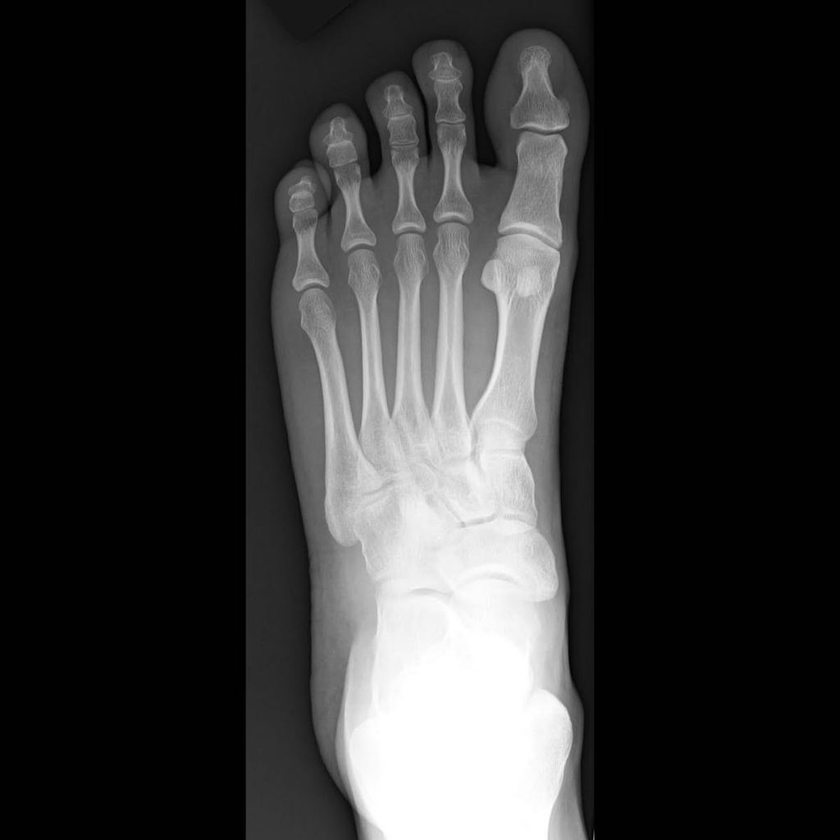
#> input picture images/1024 x 1024 (1).png, 840 x 840 px, shrunk from 1024 x 1024 before the run; its folder holds only this picture in this run
$ python DLSCM2.py
#> lines starting #> are read from the running program, lines starting #| are printed output that depends on the picture
#> further down, img is the input picture: shape (840, 840, 3); min 0, max 255, mean 52.8
import cv2
from skimage.measure import shannon_entropy
from hashlib import sha256
import numpy as np
import math
import time

def encrypt(img, key=None, q=None, u=None, w=None):
    try:
       rows,cols,ch=img.shape
#> rows = 840; cols = 840; ch = 3
    except:
       rows,cols=img.shape
    x=[]
    y=[]
    z=[]
    if key:
        key = sha256(key).digest()[:12]
        q = [key[0]/key[1], key[2]/key[3], key[4]/key[5], key[6]/key[7]]
        u=float(key[8]/key[9])
        w=float(key[10]/key[11])
    else:
        if not q:
            q=[0.85,0.96,0.99,0.88]
        if not u:
            u = float(0.8)
        if not w:
            w = float(0.9)
    x.append(u)
    y.append(w)
    for count in range(0,4):
        r=q[count]
        ctr = 0
        for i in range(0,rows):
            for j in range(0,cols):
                x.append(math.sin(math.pi*(4*r*x[ctr]*(1-x[ctr])+(1-r)*math.sin(math.pi*y[ctr]))))
                y.append(math.sin(math.pi*(4*r*y[ctr]*(1-y[ctr])+(1-r)*math.sin(math.pi*x[ctr+1]))))
                ctr=ctr+1
    A=np.reshape(x[0:ctr],[rows,cols])
    F=np.reshape(y[0:ctr],[rows,cols])
    x.insert(0,x[ctr])
    y.insert(0,y[ctr])
    O=np.argsort(A,axis=0)
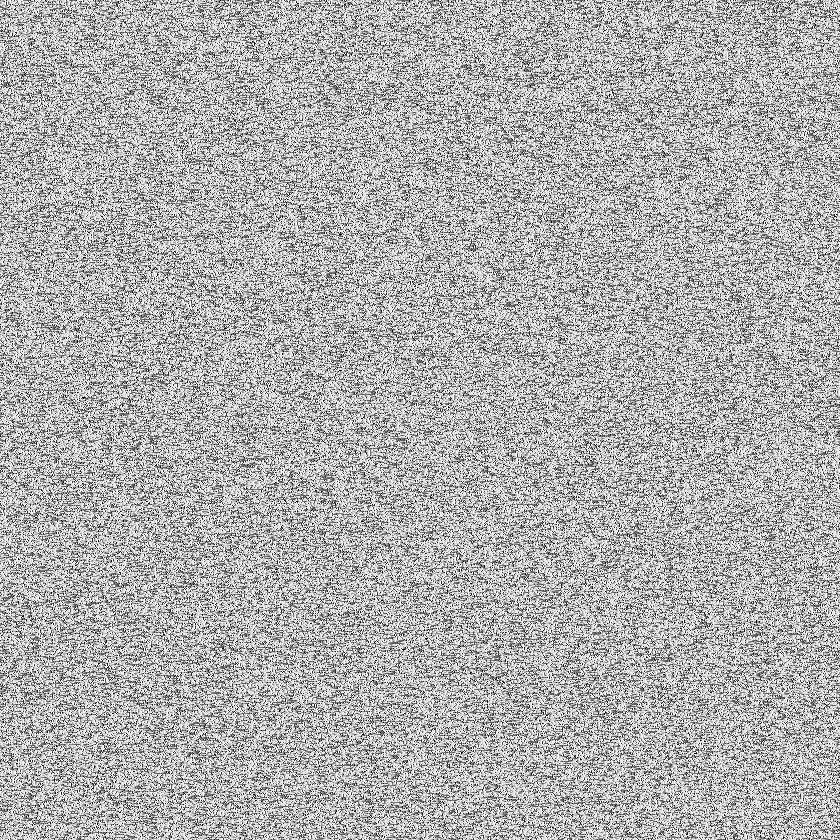
#> A: shape (840, 840) float64; min 1.28e-05, max 1, mean 0.684
    t=np.zeros((rows,cols))
    po = 8
    key =256
    c=np.zeros((rows,cols))

    for a in range(rows):
        for b in range(cols):
            t[a][b] = img[a][b][0]

    for i in range(0,rows):
        if ( i == 0):
            c[i,:] = ((t[0,:]+t[rows-1,:]+t[rows-2,:]+F[:,i]*pow(2,po))%key)
        elif ( i == 1):
            c[i,:] = ((t[1,:]+c[0,:]+t[rows-1,:]+F[:,i]*pow(2,po))%key)
        else:
            c[i,:] = ((t[i,:]+c[i-1,:]+c[i-2,:]+F[:,i]*pow(2,po))%key)
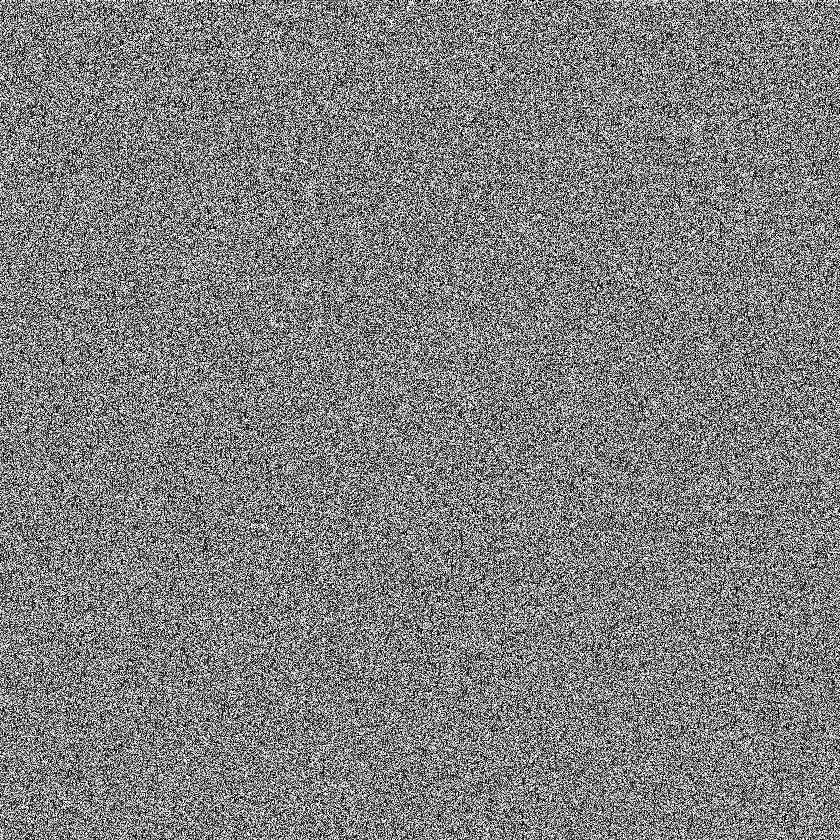
#> c: shape (840, 840) float64; min 0.000465, max 256, mean 128; drawn with min black and max white

    for i in range(0,cols):
        if ( i == 0):
            c[:,i] = ((t[:,0]+t[:,cols-1]+t[:,cols-2]+F[:,i]*pow(2,po))%key)
        elif ( i == 1):
            c[:,i] = ((t[:,1]+c[:,0]+t[:,cols-1]+F[:,i]*pow(2,po))%key)
        else:
            c[:,i] = ((t[:,i]+c[:,i-1]+c[:,i-2]+F[:,i]*pow(2,po))%key)
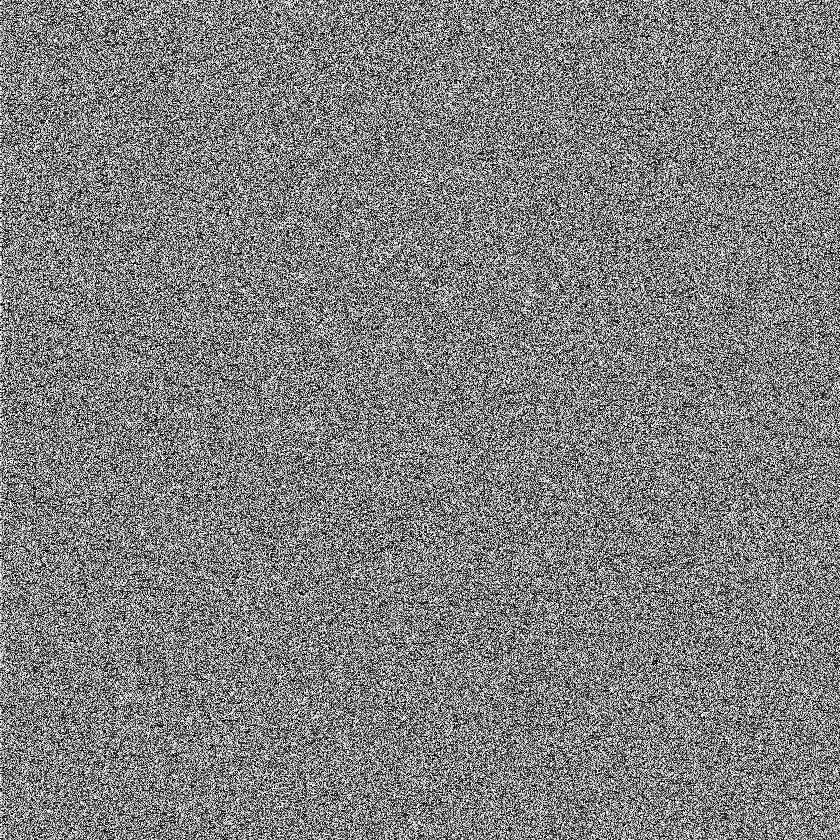
#> c: shape (840, 840) float64; min 0.000786, max 256, mean 128.1; drawn with min black and max white

    return c

# [52 lines left out: function decrypt, not called in this run]

if __name__=='__main__':
    import os
    for i in os.listdir('images'):
        img = cv2.imread('images/'+i)
        enc = encrypt(img, b'password')
        cv2.imwrite('encrypted/2dlscm/'+i, enc)

$ run again, on images/8.bmp
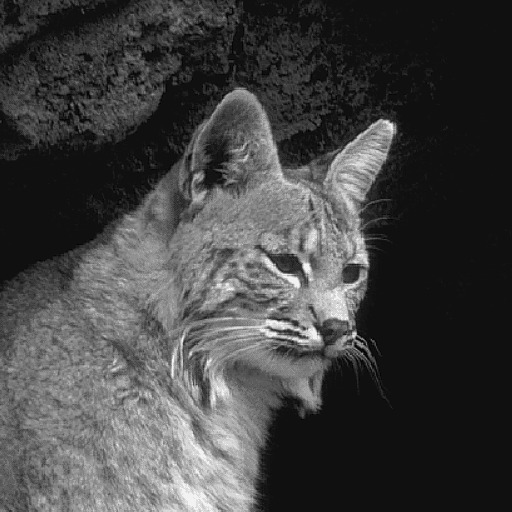
#> input picture images/8.bmp, 512 x 512 px
#> img is the input picture: shape (512, 512, 3); min 0, max 253, mean 66.9
#> after the loop in encrypt, `for i in range(0,rows):`:
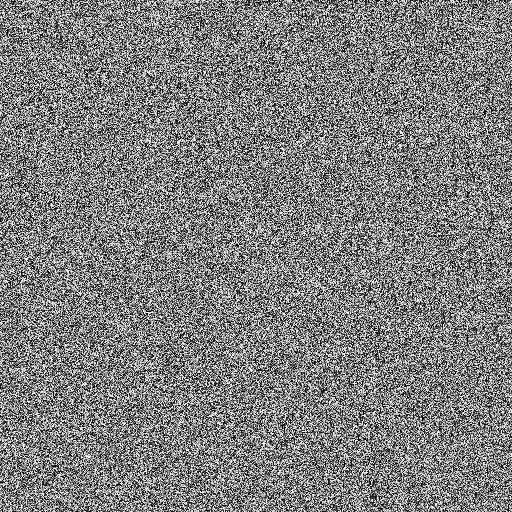
#> c: shape (512, 512) float64; min 0.000132, max 256, mean 127.9; drawn with min black and max white
#> after the loop in encrypt, `for i in range(0,cols):`:
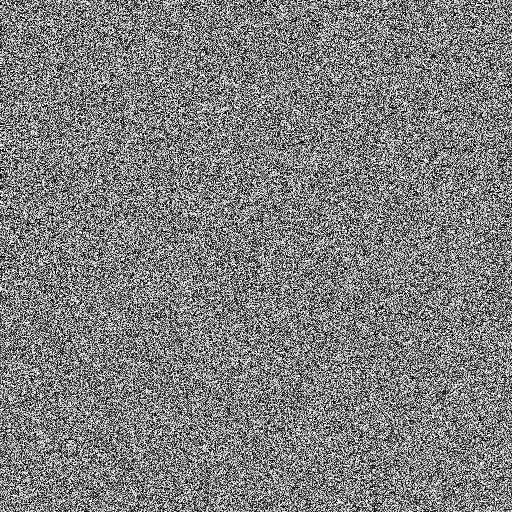
#> c: shape (512, 512) float64; min 3.64e-05, max 256, mean 127.7; drawn with min black and max white

$ run again, on images/airplaneU2.bmp
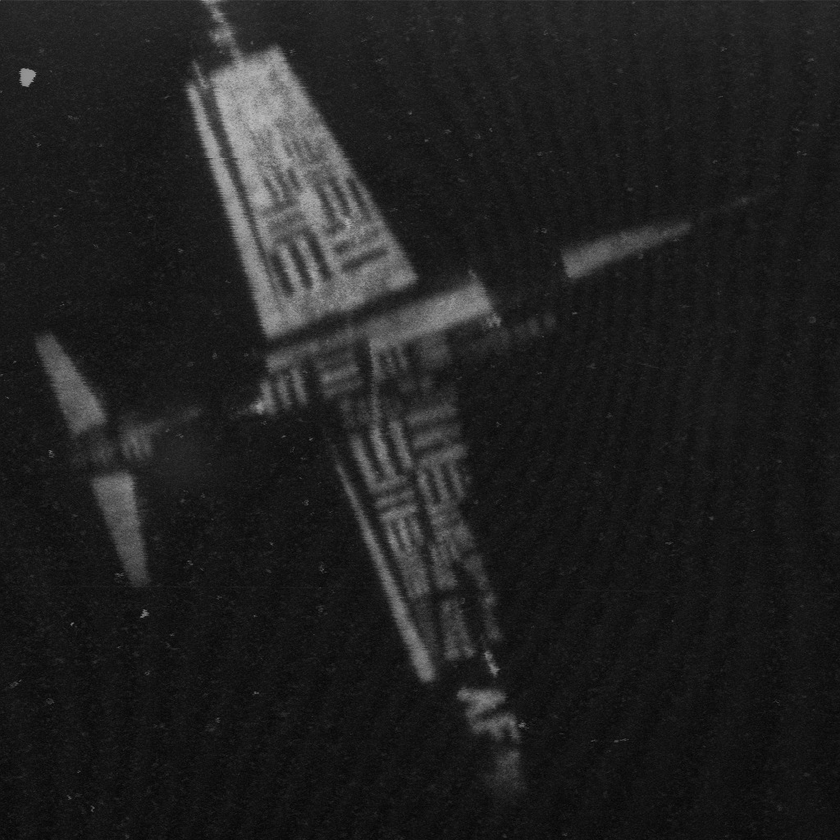
#> input picture images/airplaneU2.bmp, 840 x 840 px, shrunk from 1024 x 1024 before the run
#> img is the input picture: shape (840, 840, 3); min 2, max 191, mean 32.5
#> after the loop in encrypt, `for i in range(0,rows):`:
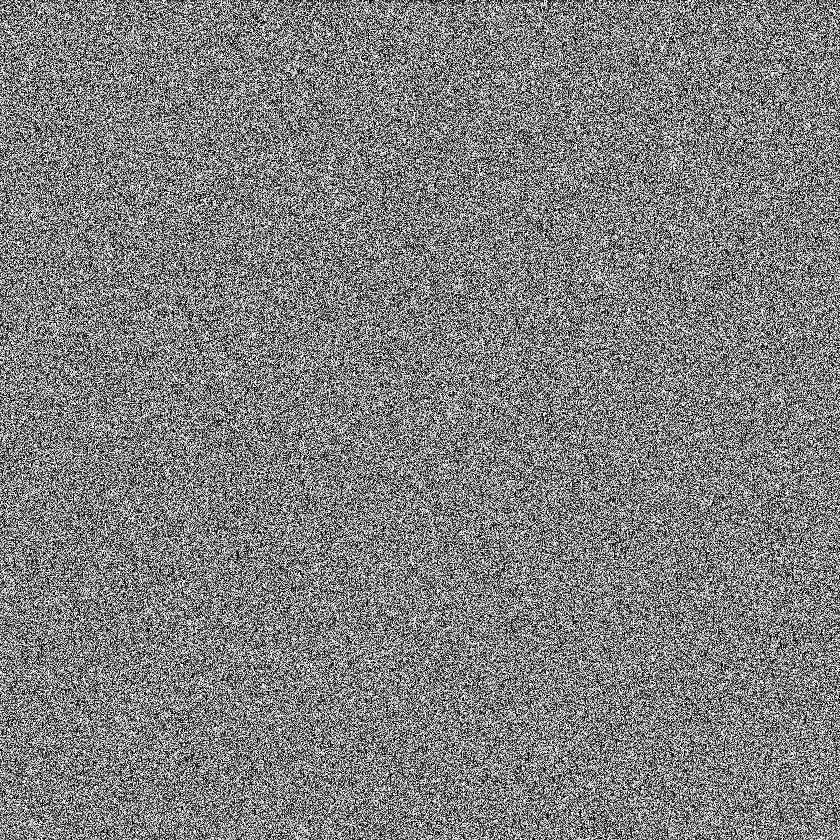
#> c: shape (840, 840) float64; min 4.73e-05, max 256, mean 128; drawn with min black and max white
#> after the loop in encrypt, `for i in range(0,cols):`:
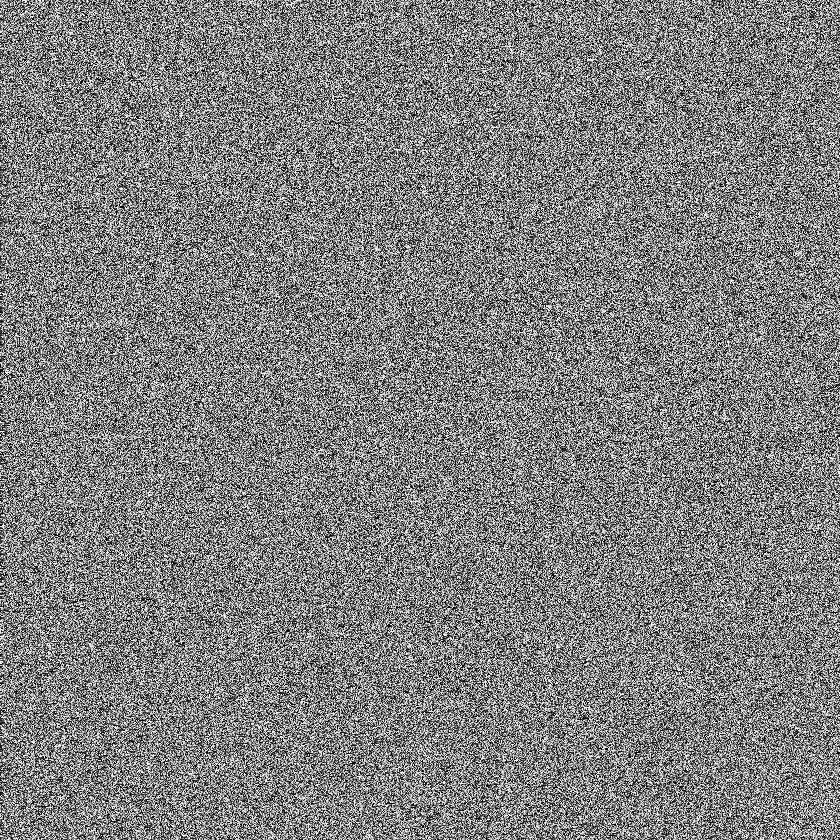
#> c: shape (840, 840) float64; min 0.000765, max 256, mean 128.1; drawn with min black and max white

$ run again, on images/child.bmp
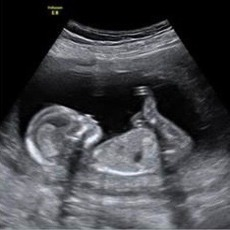
#> input picture images/child.bmp, 230 x 230 px
#> img is the input picture: shape (230, 230, 3); mean B, G, R 71.6, 67.9, 67.2
#> after the loop in encrypt, `for i in range(0,rows):`:
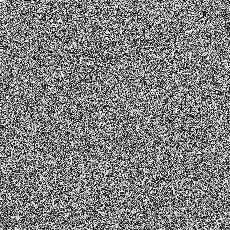
#> c: shape (230, 230) float64; min 0.00286, max 256, mean 128.1; drawn with min black and max white
#> after the loop in encrypt, `for i in range(0,cols):`:
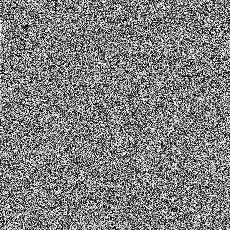
#> c: shape (230, 230) float64; min 0.000279, max 256, mean 128.6; drawn with min black and max white

$ run again, on images/1024 x 1024 (2).png
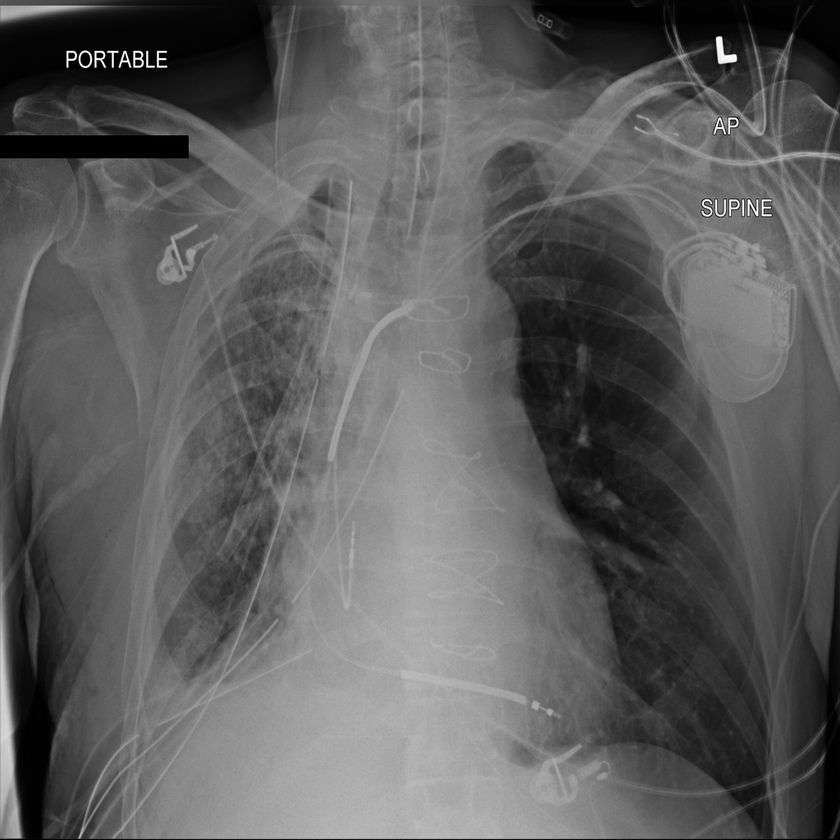
#> input picture images/1024 x 1024 (2).png, 840 x 840 px, shrunk from 1024 x 1024 before the run
#> img is the input picture: shape (840, 840, 3); min 0, max 255, mean 93.6
#> after the loop in encrypt, `for i in range(0,rows):`:
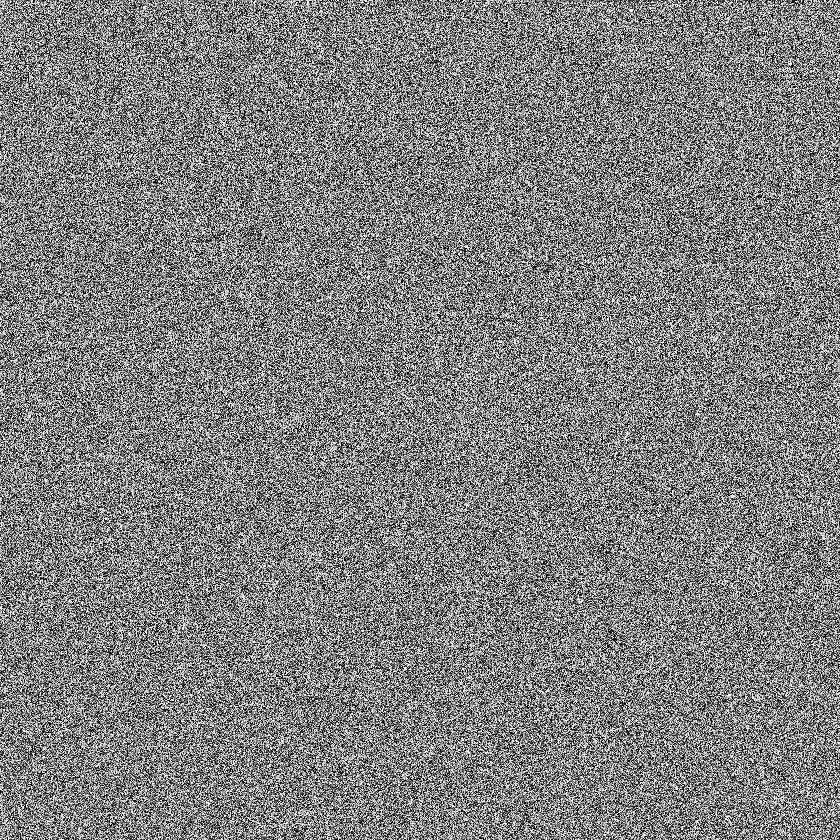
#> c: shape (840, 840) float64; min 0.000194, max 256, mean 128.1; drawn with min black and max white
#> after the loop in encrypt, `for i in range(0,cols):`:
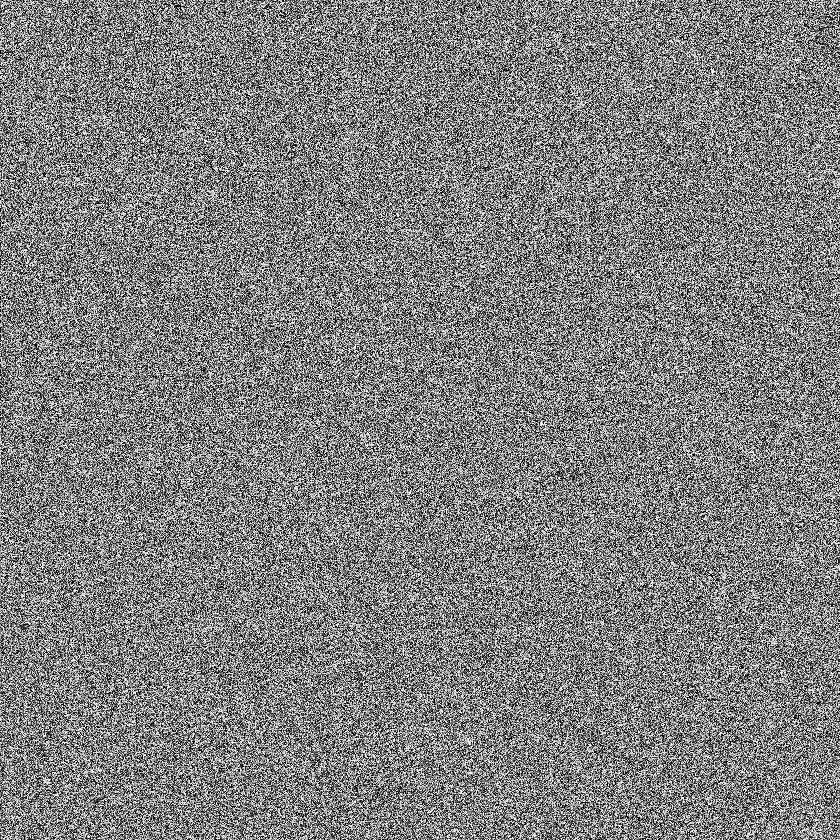
#> c: shape (840, 840) float64; min 0.000675, max 256, mean 128; drawn with min black and max white
